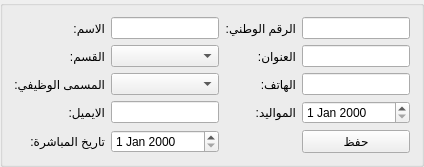
        <widget class="QGroupBox" name="groupBox_2">
         <property name="title">
          <string/>
         </property>
         <layout class="QGridLayout" name="gridLayout_2">
          <item row="2" column="3">
           <widget class="QLabel" name="phone_label">
            <property name="text">
             <string>الهاتف:</string>
            </property>
           </widget>
          </item>
          <item row="3" column="1">
           <widget class="QLabel" name="email_label">
            <property name="text">
             <string>الايميل:</string>
            </property>
           </widget>
          </item>
          <item row="1" column="3">
           <widget class="QLabel" name="address_label">
            <property name="text">
             <string>العنوان:</string>
            </property>
           </widget>
          </item>
          <item row="3" column="3">
           <widget class="QLabel" name="birthdate_label">
            <property name="text">
             <string>المواليد:</string>
            </property>
           </widget>
          </item>
          <item row="1" column="1">
           <widget class="QLabel" name="department_label">
            <property name="text">
             <string>القسم:</string>
            </property>
           </widget>
          </item>
          <item row="0" column="4">
           <widget class="QLineEdit" name="employee_national_id_input"/>
          </item>
          <item row="1" column="4">
           <widget class="QLineEdit" name="employee_address_input"/>
          </item>
          <item row="3" column="4">
           <widget class="QDateEdit" name="employee_birthdate_input"/>
          </item>
          <item row="2" column="4">
           <widget class="QLineEdit" name="employee_phone_input"/>
          </item>
          <item row="3" column="2">
           <widget class="QLineEdit" name="employee_email_input"/>
          </item>
          <item row="2" column="2">
           <widget class="QComboBox" name="employee_position_combobox"/>
          </item>
          <item row="0" column="3">
           <widget class="QLabel" name="national_id_label">
            <property name="text">
             <string>الرقم الوطني:</string>
            </property>
           </widget>
          </item>
          <item row="2" column="1">
           <widget class="QLabel" name="job_title_label">
            <property name="text">
             <string>المسمى الوظيفي:</string>
            </property>
           </widget>
          </item>
          <item row="1" column="2">
           <widget class="QComboBox" name="employee_department_combobox"/>
          </item>
          <item row="4" column="4">
           <widget class="QPushButton" name="employee_save_btn">
            <property name="text">
             <string>حفظ</string>
            </property>
           </widget>
          </item>
          <item row="4" column="1">
           <widget class="QLabel" name="email_label_4">
            <property name="text">
             <string>تاريخ المباشرة:</string>
            </property>
           </widget>
          </item>
          <item row="4" column="2">
           <widget class="QDateEdit" name="employee_start_date_input"/>
          </item>
          <item row="0" column="1">
           <widget class="QLabel" name="name_label">
            <property name="text">
             <string>الاسم:</string>
            </property>
           </widget>
          </item>
          <item row="0" column="2">
           <widget class="QLineEdit" name="employee_name_input"/>
          </item>
         </layout>
        </widget>
